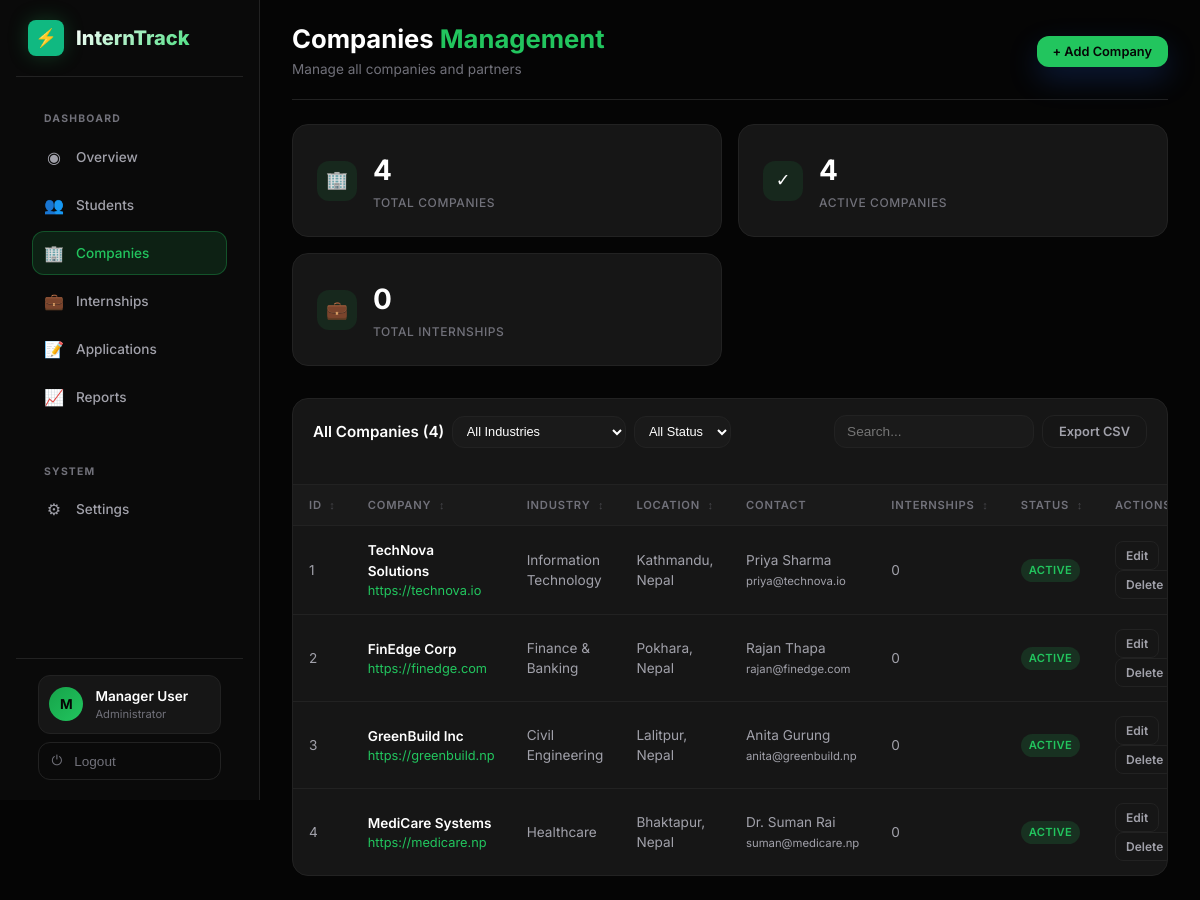
Screenshot of /php/admin_companies.php (signed in) with the database file from the repository.
### tables this page shows
CREATE TABLE IF NOT EXISTS companies (
  id INT AUTO_INCREMENT PRIMARY KEY,
  name VARCHAR(200) NOT NULL,
  industry VARCHAR(100),
  website VARCHAR(255),
  location VARCHAR(200),
  contact_person VARCHAR(150),
  contact_email VARCHAR(150),
  contact_phone VARCHAR(30),
  description TEXT,
  status VARCHAR(20) DEFAULT 'active',
  created_at TIMESTAMP DEFAULT CURRENT_TIMESTAMP,
  INDEX idx_name (name),
  INDEX idx_status (status)
);

### php/config.php (called while the page is built, shortened)
<?php
function e(string $str): string {
    return htmlspecialchars($str, ENT_QUOTES | ENT_HTML5, 'UTF-8');
}
function requireAuth(): array {
    return $_SESSION['user'];
}

### php/admin_companies.php (the view, shortened to what this page needs)
<?php
require_once __DIR__ . '/config.php';
$user = requireAuth();
$db = Database::getConnection();
$where = [];
$whereClause = $where ? 'WHERE ' . implode(' AND ', $where) : '';
$companies = $db->query("
    SELECT c.*,
           (SELECT COUNT(*) FROM internships WHERE company_id = c.id) as internship_count
    FROM companies c $whereClause ORDER BY c.created_at DESC
")->fetchAll();
$totalCompanies = count($companies);
$activeCompanies = count(array_filter($companies, fn($c) => ($c['status'] ?? 'active') === 'active'));
$totalInternships = array_sum(array_column($companies, 'internship_count'));
?>
<!DOCTYPE html>
<html lang="en" data-theme="dark">
<head>
  <link rel="stylesheet" href="../css/style.css">
</head>
<body>
<div class="admin-layout">
  <aside class="sidebar">
    <div class="sidebar-logo">
      <div class="logo-icon">⚡</div>
      <span class="logo-text">InternTrack</span>
    </div>
    <div class="nav-section">
      <div class="nav-label">Dashboard</div>
      <nav class="nav-menu">
        <a href="admin_dashboard.php" class="nav-item"><span class="icon">◉</span> Overview</a>
        <a href="admin_students.php" class="nav-item"><span class="icon">👥</span> Students</a>
        <a href="admin_companies.php" class="nav-item active"><span class="icon">🏢</span> Companies</a>
        <a href="admin_internships.php" class="nav-item"><span class="icon">💼</span> Internships</a>
        <a href="admin_applications.php" class="nav-item"><span class="icon">📝</span> Applications</a>
        <a href="admin_reports.php" class="nav-item"><span class="icon">📈</span> Reports</a>
      </nav>
    </div>
    <div class="nav-section">
      <div class="nav-label">System</div>
      <nav class="nav-menu">
        <a href="#" class="nav-item"><span class="icon">⚙</span> Settings</a>
      </nav>
    </div>
    <div class="sidebar-footer">
      <div class="user-chip">
        <div class="user-avatar"><?= strtoupper(substr($user['full_name'],0,1)) ?></div>
        <div class="user-info">
          <div class="user-name"><?= e($user['full_name']) ?></div>
          <div class="user-role">Administrator</div>
        </div>
      </div>
      <button class="logout-btn" onclick="handleLogout()"><span class="icon">⏻</span> Logout</button>
    </div>
  </aside>
  <main class="main-content">
    <div class="page-header">
      <div>
        <h1 class="page-title">Companies <span>Management</span></h1>
        <p class="page-subtitle">Manage all companies and partners</p>
      </div>
      <div class="header-actions">
        <button class="btn btn-primary" onclick="openModal()">+ Add Company</button>
      </div>
    </div>
    <div class="stats-row">
      <div class="stat-card">
        <div class="stat-icon">🏢</div>
        <div class="stat-info">
          <div class="stat-value"><?= $totalCompanies ?></div>
          <div class="stat-label">Total Companies</div>
        </div>
      </div>
      <div class="stat-card">
        <div class="stat-icon">✓</div>
        <div class="stat-info">
          <div class="stat-value"><?= $activeCompanies ?></div>
          <div class="stat-label">Active Companies</div>
        </div>
      </div>
      <div class="stat-card">
        <div class="stat-icon">💼</div>
        <div class="stat-info">
          <div class="stat-value"><?= $totalInternships ?></div>
          <div class="stat-label">Total Internships</div>
        </div>
      </div>
    </div>
    <div class="content-card">
      <div class="card-header">
        <div class="filter-bar">
          <h3 class="card-title">All Companies (<?= $totalCompanies ?>)</h3>
          <select class="filter-select" onchange="applyFilters()">
            <option value="">All Industries</option>
          </select>
          <select class="filter-select" onchange="applyFilters()">
            <option value="">All Status</option>
          </select>
        </div>
        <div class="filter-bar">
          <input type="text" class="search-input" placeholder="Search..." onkeyup="filterTable(this.value)">
          <button type="button" class="btn btn-secondary" onclick="exportCSV()">Export CSV</button>
        </div>
      </div>
      <table class="data-table" id="companies-table">
        <thead>
          <tr>
            <th class="th-sortable" onclick="sortTable('id')">ID <span class="sort-icon">↕</span></th>
            <th class="th-sortable" onclick="sortTable('name')">Company <span class="sort-icon">↕</span></th>
            <th class="th-sortable" onclick="sortTable('industry')">Industry <span class="sort-icon">↕</span></th>
            <th class="th-sortable" onclick="sortTable('location')">Location <span class="sort-icon">↕</span></th>
            <th>Contact</th>
            <th class="th-sortable" onclick="sortTable('internship_count')">Internships <span class="sort-icon">↕</span></th>
            <th class="th-sortable" onclick="sortTable('status')">Status <span class="sort-icon">↕</span></th>
            <th>Actions</th>
          </tr>
        </thead>
        <tbody id="companies-tbody" data-companies='<?= json_encode(array_map(fn($c) => [
          'id' => $c['id'],
          'name' => $c['name'],
          'industry' => $c['industry'] ?? '',
          'location' => $c['location'] ?? '',
          'contact_person' => $c['contact_person'] ?? '',
          'contact_email' => $c['contact_email'] ?? '',
          'website' => $c['website'] ?? '',
          'status' => $c['status'] ?? 'active',
          'internship_count' => $c['internship_count']
        ], $companies)) ?>'>
          <?php if($companies): foreach($companies as $c): $status = $c['status'] ?? 'active'; ?>
          <tr data-id="<?= $c['id'] ?>" data-name="<?= e($c['name']) ?>" data-industry="<?= e($c['industry'] ?? '') ?>" data-location="<?= e($c['location'] ?? '') ?>" data-contact="<?= e($c['contact_person'] ?? '') ?> <?= e($c['contact_email'] ?? '') ?>" data-count="<?= $c['internship_count'] ?>" data-status="<?= $status ?>">
            <td><?= $c['id'] ?></td>
            <td>
              <div class="company-name"><?= e($c['name']) ?></div>
              <?php if($c['website']): ?>
              <div class="company-industry"><a href="<?= e($c['website']) ?>" target="_blank" style="color:var(--green-neon);text-decoration:none"><?= e($c['website']) ?></a></div>
              <?php endif; ?>
            </td>
            <td><?= e($c['industry'] ?? '-') ?></td>
            <td><?= e($c['location'] ?? '-') ?></td>
            <td><?= e($c['contact_person'] ?? '-') ?><br><small><?= e($c['contact_email'] ?? '') ?></small></td>
            <td><?= $c['internship_count'] ?></td>
            <td><span class="status-badge <?= $status ?>"><?= $status ?></span></td>
            <td>
              <button class="btn btn-secondary action-btn" onclick='editCompany(<?= json_encode($c) ?>)'>Edit</button>
              <button class="btn btn-secondary action-btn" onclick="deleteCompany(<?= $c['id'] ?>)">Delete</button>
            </td>
          </tr>
          <?php endforeach; else: ?>
          <tr><td colspan="8" class="empty-message">No companies found</td></tr>
          <?php endif; ?>
        </tbody>
      </table>
    </div>
  </main>
</div>
</body>
</html>

### rows the page displays
companies: id "1", name "TechNova Solutions", website "https://technova.io", industry "Information Technology", location "Kathmandu, Nepal", contact_person "Priya Sharma", contact_email "priya@technova.io", internship_count "0", status "ACTIVE"
companies: id "2", name "FinEdge Corp", website "https://finedge.com", industry "Finance & Banking", location "Pokhara, Nepal", contact_person "Rajan Thapa", contact_email "rajan@finedge.com", internship_count "0", status "ACTIVE"
companies: id "3", name "GreenBuild Inc", website "https://greenbuild.np", industry "Civil Engineering", location "Lalitpur, Nepal", contact_person "Anita Gurung", contact_email "anita@greenbuild.np", internship_count "0", status "ACTIVE"
companies: id "4", name "MediCare Systems", website "https://medicare.np", industry "Healthcare", location "Bhaktapur, Nepal", contact_person "Dr. Suman Rai", contact_email "suman@medicare.np", internship_count "0", status "ACTIVE"

### other values shown
substr($user['full_name'],0,1) "M"
$user['full_name'] "Manager User"
$totalCompanies "4"
$activeCompanies "4"
$totalInternships "0"
